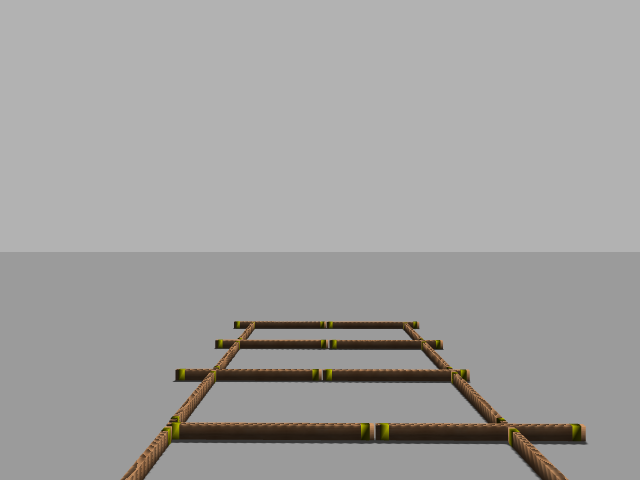
#> input picture scripts/utils/imgs/image.png, 640 x 480 px, given as the content of the folder images, which was not available
$ python dataset_preprocesing.py
#> lines starting #> are read from the running program, lines starting #| are printed output that depends on the picture; after the words box and inside, x2 and y2 are one past the last pixel; in counts of white or black regions, pixels touching at a corner belong together; pictures that were not available may be replaced by others from this repository, and a replacement may not be noted
#> further down, img is the input picture: shape (480, 640, 3); mean B, G, R 159.4, 160.7, 161.9
import numpy as np
import matplotlib.pyplot as plt
import cv2 as cv
from sklearn.cluster import KMeans

from tqdm import tqdm
import argparse
import os


# [25 lines left out: function flatten_colors_kmeans, not called in this run]

def nearest_non_black_color(image, x, y):
    # Define a search radius for the nearest non-black pixel
    search_radius = 10

    # Get the region around the specified pixel
    region = image[max(0, x - search_radius):min(image.shape[0], x + search_radius + 1),
                   max(0, y - search_radius):min(image.shape[1], y + search_radius + 1)]

    # Find the nearest non-black pixel in the region
    non_black_pixels = region[np.any(region != [0, 0, 0], axis=-1)]
    if non_black_pixels.size == 0:
        print('No non-black pixels')
        return [0, 0, 0]

    color, count = np.unique(non_black_pixels, axis=0, return_counts=True)
    out_color = color[np.argmax(count)]
    # nearest_pixel = non_black_pixels[np.argmin(np.linalg.norm(non_black_pixels - image[x, y], axis=-1))]

    return out_color

def flatten_colors_simple(image):
    # Split the image into color channels (B, G, R)
    image = cv.cvtColor(image, cv.COLOR_BGR2RGB)
    red, green, blue = cv.split(image)
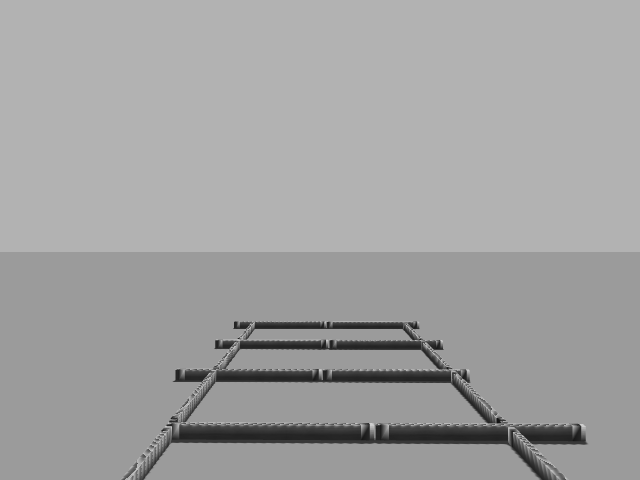
#> red: shape (480, 640); min 20, max 207, mean 161.9
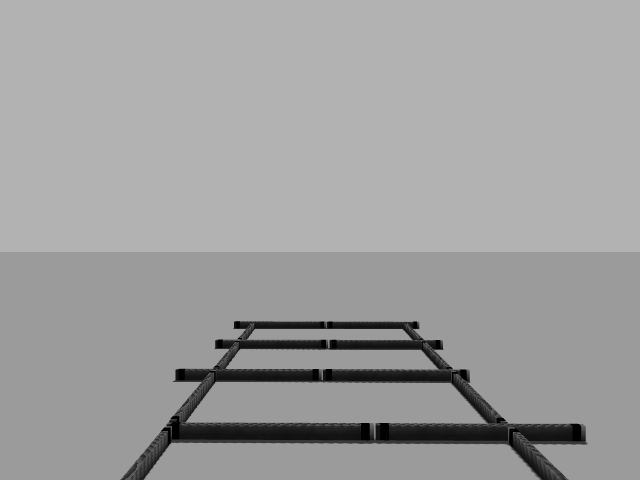
#> blue: shape (480, 640); min 0, max 178, mean 159.4

    # Create masks based on color conditions
    red_mask = (red > 1.5 * blue) & (red > 1.5 * green)
#> red_mask: shape (480, 640) bool; every value is 0
    blue_mask = (blue > 1.5 * red) & (blue > 1.5 * green)
    green_mask = (green > 1.5 * red) & (green > 1.5 * blue)
    magenta_mask = (red > 1.5 * green) & (blue > 1.5 * green) & (abs(red - blue) < 10)
    cyan_mask = (green > 1.5 * red) & (blue > 1.5 * red) & (abs(green - blue) < 10)
    grey_mask = (abs(red - green) < 10) & (abs(red - blue) < 10) & (abs(green - blue) < 10)
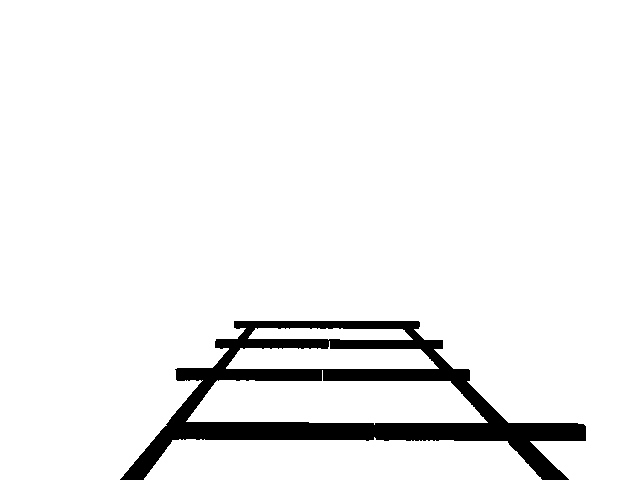
#> grey_mask: shape (480, 640) bool; 94% white; 1 black region, box (x1, y1, x2, y2) and area: (120, 321, 586, 480) 18499

    # Create an empty image
    segmented_image = np.zeros_like(image)

    # Assign colors to the segmented regions
    segmented_image[grey_mask] = [128, 128, 128]  # Grey
    segmented_image[red_mask] = [0, 0, 255]  # Red
    segmented_image[blue_mask] = [255, 0, 0]  # Blue
    segmented_image[green_mask] = [0, 255, 0]  # Green
    segmented_image[magenta_mask] = [255, 0, 255]  # Magenta
    segmented_image[cyan_mask] = [255, 255, 0]  # Cyan

    black_pixels = np.all(segmented_image == [0, 0, 0], axis=-1)
    for i in range(segmented_image.shape[0]):
        for j in range(segmented_image.shape[1]):
            if black_pixels[i, j]:
                segmented_image[i, j] = nearest_non_black_color(segmented_image, i, j)

    return segmented_image

# [43 lines left out: functions flatten_colors_threshold, test, not called in this run]


if __name__ == '__main__':
    # test()
    parser = argparse.ArgumentParser(description="Image color flattener")
    parser.add_argument("-d", "--dir", type=str, default="images", help="Directory with target images")
    parser.add_argument("-o", "--out_dir", type=str, default="images_flattened", help="Directory of output images")
    parser.add_argument("-m", "--method", type=str, default="simple", help="Method of filtering [simple, kmeans, thresh]")

    args = parser.parse_args()
    if not os.path.exists(args.out_dir):
        os.makedirs(args.out_dir)

    # List all files in the input folder
    image_files = [f for f in os.listdir(args.dir) if f.lower().endswith(('.png', '.jpg', '.jpeg'))]

    # Process each image
    for image_file in tqdm(image_files, desc='Processing images', unit='image'):
        # Read the image
        image_path = os.path.join(args.dir, image_file)
        img = cv.imread(image_path)

        # Apply the flattening function
        if args.method == "simple":
            segmented_img = flatten_colors_simple(img)
#> segmented_img: shape (480, 640, 3); every value is 128
        elif args.method == "kmeans":
            segmented_img = flatten_colors_kmeans(img)
        elif args.method == "thresh":
            segmented_img = flatten_colors_threshold(img)
        else:
            raise ValueError(f"Method {args.method} does not exits.")

        # Save the result
        output_path = os.path.join(args.out_dir, image_file)
        cv.imwrite(output_path, segmented_img)
